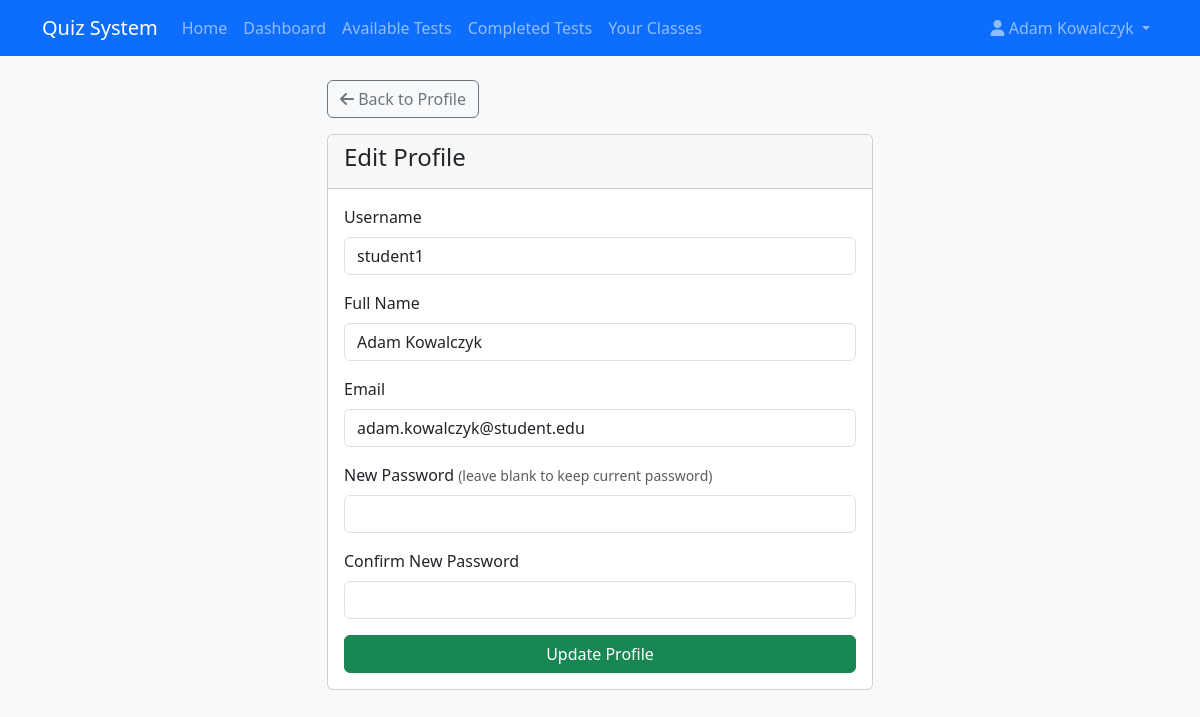
Screenshot of /quiz_system/users/edit (signed in) with the database file from the repository.
### tables this page shows
CREATE TABLE IF NOT EXISTS users (
    id INT AUTO_INCREMENT PRIMARY KEY,
    username VARCHAR(50) NOT NULL UNIQUE,
    password VARCHAR(255) NOT NULL,
    name VARCHAR(100) NOT NULL,
    role ENUM('teacher', 'student') NOT NULL,
    email VARCHAR(100) UNIQUE,
    created_at TIMESTAMP DEFAULT CURRENT_TIMESTAMP
);

### quiz_system/app/core/Router.php (called while the page is built, shortened)
<?php
class Router {
    protected $action = 'index';
    protected $url;
    public function __construct() {
        $this->url = $this->parseUrl();
    }
    public function route() {
        $this->controller = new $this->controller;
        if(isset($this->url[1])) {
            if(method_exists($this->controller, $this->url[1])) {
                $this->action = $this->url[1];
            }
        }
        $this->params = $this->url ? array_values($this->url) : [];
        call_user_func_array([$this->controller, $this->action], $this->params);
    }
    protected function parseUrl() {
        if(isset($_GET['url'])) {
            $url = rtrim($_GET['url'], '/');
            $url = filter_var($url, FILTER_SANITIZE_URL);
            $url = explode('/', $url);
            return $url;
        }
        return [];
    }
}
?>

### quiz_system/index.php (called while the page is built, shortened)
<?php
require_once ROOT_PATH . '/app/config/database.php';
require_once ROOT_PATH . '/app/core/Router.php';
require_once ROOT_PATH . '/app/core/Controller.php';
require_once ROOT_PATH . '/app/core/Database.php';
require_once ROOT_PATH . '/app/models/User.php';
$router = new Router();
$router->route();
?>

### quiz_system/app/core/Database.php (called while the page is built, shortened)
<?php
class Database {
    private $host = DB_HOST;
    private $user = DB_USER;
    private $pass = DB_PASS;
    private $dbname = DB_NAME;
    private $dbh;
    private $stmt;
    public function __construct() {
        $dsn = 'mysql:host=' . $this->host . ';dbname=' . $this->dbname;
        $options = [
            PDO::ATTR_PERSISTENT => true,
            PDO::ATTR_ERRMODE => PDO::ERRMODE_EXCEPTION
        ];
        try {
            $this->dbh = new PDO($dsn, $this->user, $this->pass, $options);
        } catch(PDOException $e) {
            $this->error = $e->getMessage();
            echo $this->error;
        }
    }
    public function query($sql) {
        $this->stmt = $this->dbh->prepare($sql);
    }
    public function bind($param, $value, $type = null) {
        if(is_null($type)) {
            switch(true) {
                case is_int($value):
                    $type = PDO::PARAM_INT;
                    break;
            }
        }
        $this->stmt->bindValue($param, $value, $type);
    }
    public function execute() {
        return $this->stmt->execute();
    }
    public function single() {
        $this->execute();
        return $this->stmt->fetch(PDO::FETCH_OBJ);
    }
}
?>

### quiz_system/app/models/User.php (called while the page is built, shortened)
<?php
class User {
    private $db;
    public function __construct() {
        $this->db = new Database;
    }
    public function getUserById($id) {
        $this->db->query('SELECT * FROM users WHERE id = :id');
        $this->db->bind(':id', $id);
        return $this->db->single();
    }
}
?>

### quiz_system/app/views/users/edit.php (the view, shortened to what this page needs)
<?php require APP_ROOT . '/views/inc/header.php'; ?>
<div class="row">
    <div class="col-md-6 mx-auto">
        <a href="<?php echo URL_ROOT; ?>/users/profile" class="btn btn-outline-secondary mb-3">
            <i class="fas fa-arrow-left"></i> Back to Profile
        </a>
        <div class="card">
            <div class="card-header">
                <h4>Edit Profile</h4>
            </div>
            <div class="card-body">
                <form action="<?php echo URL_ROOT; ?>/users/edit" method="post">
                    <div class="mb-3">
                        <label for="username" class="form-label">Username</label>
                        <input type="text" name="username" class="form-control <?php echo (!empty($username_err)) ? 'is-invalid' : ''; ?>"
                               value="<?php echo $username; ?>">
                    </div>
                    <div class="mb-3">
                        <label for="name" class="form-label">Full Name</label>
                        <input type="text" name="name" class="form-control <?php echo (!empty($name_err)) ? 'is-invalid' : ''; ?>"
                               value="<?php echo $name; ?>">
                    </div>
                    <div class="mb-3">
                        <label for="email" class="form-label">Email</label>
                        <input type="email" name="email" class="form-control <?php echo (!empty($email_err)) ? 'is-invalid' : ''; ?>"
                               value="<?php echo $email; ?>">
                    </div>
                    <div class="mb-3">
                        <label for="password" class="form-label">New Password <small class="text-muted">(leave blank to keep current password)</small></label>
                        <input type="password" name="password" class="form-control <?php echo (!empty($password_err)) ? 'is-invalid' : ''; ?>"
                               value="<?php echo $password; ?>">
                    </div>
                    <div class="mb-3">
                        <label for="confirm_password" class="form-label">Confirm New Password</label>
                        <input type="password" name="confirm_password" class="form-control <?php echo (!empty($confirm_password_err)) ? 'is-invalid' : ''; ?>"
                               value="<?php echo $confirm_password; ?>">
                    </div>
                    <div class="d-grid">
                        <input type="submit" value="Update Profile" class="btn btn-success">
                    </div>
                </form>
            </div>
        </div>
    </div>
</div>
<?php require APP_ROOT . '/views/inc/footer.php'; ?>

### quiz_system/public/css/style.css (style rules this page uses)
body { background-color: #f8f9fa; }
html, body { height: 100%; }
body { display: flex; flex-direction: column; }

### rows the page displays
users: username "student1", name "Adam Kowalczyk", email "adam.kowalczyk@student.edu"

### other values shown
SITE_NAME "Quiz System"
$_SESSION['user_name'] "Adam Kowalczyk"
